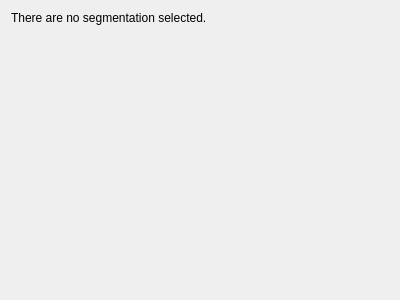
<?xml version="1.0" encoding="UTF-8"?>
<ui version="4.0">
 <class>EmptyHistory</class>
 <widget class="QWidget" name="EmptyHistory">
  <property name="geometry">
   <rect>
    <x>0</x>
    <y>0</y>
    <width>400</width>
    <height>300</height>
   </rect>
  </property>
  <layout class="QVBoxLayout" name="verticalLayout">
   <item>
    <widget class="QLabel" name="label">
     <property name="text">
      <string>There are no segmentation selected.</string>
     </property>
    </widget>
   </item>
   <item>
    <spacer name="verticalSpacer">
     <property name="orientation">
      <enum>Qt::Vertical</enum>
     </property>
     <property name="sizeHint" stdset="0">
      <size>
       <width>20</width>
       <height>40</height>
      </size>
     </property>
    </spacer>
   </item>
  </layout>
 </widget>
 <resources/>
 <connections/>
</ui>
